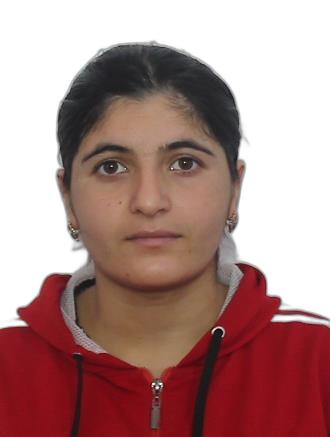
#> input picture src/Back Removed/10111200300057.jpg, 330 x 437 px
$ python -i adjust_hsv.py   (imports and definitions only)
#> lines starting #> are read from the running program, lines starting #| are printed output that depends on the picture
#> in adjust_hsv, `hsv = cv2.cvtColor(img, cv2.COLOR_RGB2HSV)`: hsv: shape (437, 330, 3); mean H, S, V 56.9, 81.7, 174.7
### src/face_colors.py
import cv2
import numpy as np
from PIL import Image

# Load OpenCV’s pre-trained face detector
face_cascade = cv2.CascadeClassifier(cv2.data.haarcascades + "haarcascade_frontalface_default.xml")


def extract_face(image_cv):
    """
    Detects and extracts the biggest face from the image while avoiding hair and clothing.
    Returns the cropped face or None if no face is detected.
    """
    gray = cv2.cvtColor(image_cv, cv2.COLOR_RGB2GRAY)
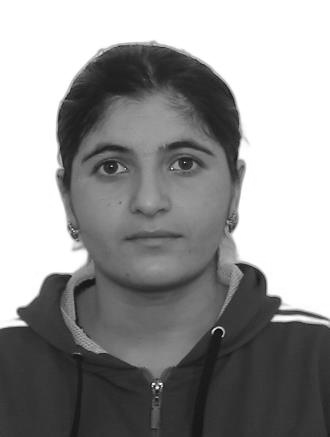
#> gray: shape (437, 330); min 1, max 255, mean 148.8
    faces = face_cascade.detectMultiScale(gray, scaleFactor=1.1, minNeighbors=5, minSize=(30, 30))
#> faces = [[58, 95, 181, 181]]

    if len(faces) == 0:
        print("No face detected")
        return None

    (x, y, w, h) = max(faces, key=lambda f: f[2] * f[3])
#> x = 58; y = 95; w = 181; h = 181
    face_only = image_cv[y + int(0.2 * h): y + int(0.8 * h), x + int(0.1 * w): x + int(0.9 * w)]
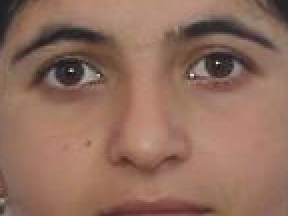
#> face_only: shape (108, 144, 3) (shown 2 times larger); mean R, G, B 145.4, 109.7, 93.6

    return face_only if face_only.size != 0 else None


# [41 lines left out: functions face_brightness, face_contrast, face_saturation, extract_colors, extract_lab_colors, not called in this run]

def extract_hsv_colors(image_cv):
    face = extract_face(image_cv)

    hsv = cv2.cvtColor(face, cv2.COLOR_RGB2HSV)
#> hsv: shape (108, 144, 3); mean H, S, V 13, 89.7, 145.5
    h, s, v = cv2.split(hsv)
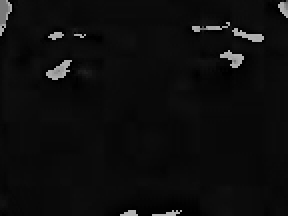
#> h: shape (108, 144) (shown 2 times larger); min 0, max 179, mean 13
#> s: shape (108, 144)
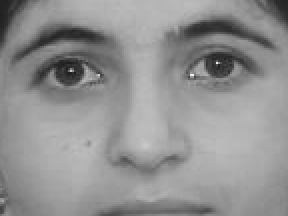
#> v: shape (108, 144) (shown 2 times larger); min 26, max 243, mean 145.5

    s_mean, v_mean = np.mean(s), np.mean(v)
#> s_mean = 89.75; v_mean = 145.5

    return s_mean, v_mean

### src/adjust_hsv.py
import cv2
import numpy as np

from src.face_colors import extract_hsv_colors

# Define target levels
TARGET_BRIGHTNESS = 160
TARGET_CONTRAST = 40
TARGET_SATURATION = 78
TARGET_L = 168
TARGET_A = 140
TARGET_B = 143
TARGET_S = 78
TARGET_V = 192

def adjust_hsv(image):
    img = np.array(image)
    hsv = cv2.cvtColor(img, cv2.COLOR_RGB2HSV)

    h, s, v = cv2.split(hsv)
    face_s, face_v = extract_hsv_colors(img)
#> face_s = 89.75; face_v = 145.5

    face_s_mean, face_v_mean = np.mean(face_s), np.mean(face_v)
#> face_s_mean = 89.75; face_v_mean = 145.5
    s = np.clip(s * (TARGET_S / face_s_mean), 0, 255).astype(np.uint8)
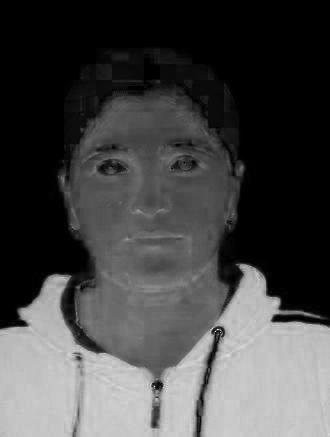
#> s: shape (437, 330); min 0, max 221, mean 70.7
    v = np.clip(v * (TARGET_V / face_v_mean), 0, 255).astype(np.uint8)
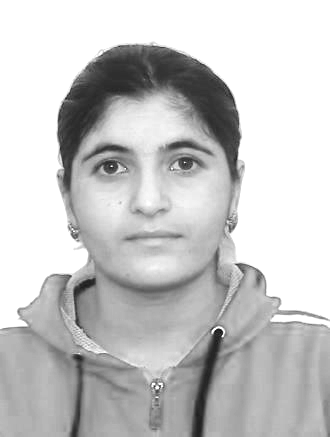
#> v: shape (437, 330); min 5, max 255, mean 198.8

    hsv = cv2.merge([h, s, v])
#> hsv: shape (437, 330, 3); mean H, S, V 56.9, 70.7, 198.8
    corrected_img = cv2.cvtColor(hsv, cv2.COLOR_HSV2RGB)
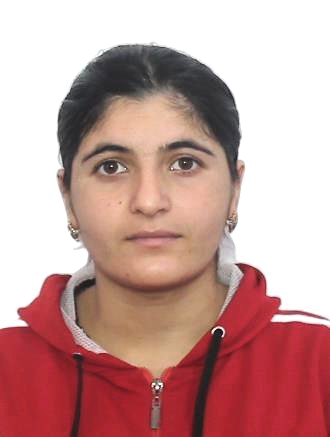
#> corrected_img: shape (437, 330, 3); mean R, G, B 198.5, 156.9, 153.9

    return corrected_img

>>> import cv2
>>> picture = cv2.cvtColor(cv2.imread('Back Removed/10111200300057.jpg'), cv2.COLOR_BGR2RGB)
>>> result = adjust_hsv(picture)

$ run again, on src/Back Removed/10406199801318.jpg
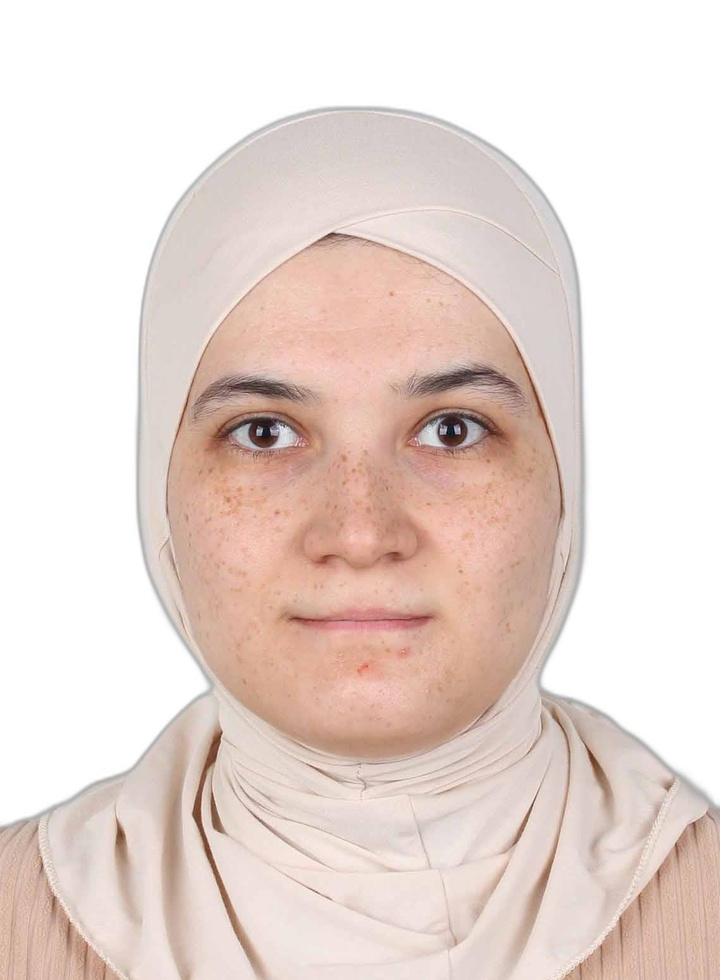
#> input picture src/Back Removed/10406199801318.jpg, 720 x 980 px, shrunk from 1139 x 1549 before the run
#> faces = [[104, 235, 507, 507]]
#> in extract_face, `(x, y, w, h) = max(faces, key=lambda f: f[2] * f[3])`: x = 104; y = 235; w = 507
#> in extract_hsv_colors, `h, s, v = cv2.split(hsv)`:
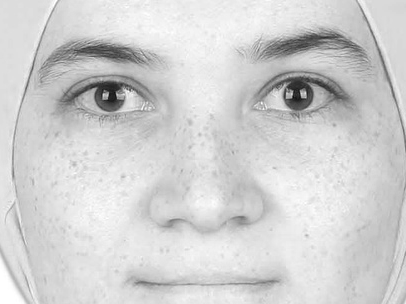
#> v: shape (304, 406); min 12, max 255, mean 208.8
#> s_mean = 69.88; v_mean = 208.8
#> face_s = 69.88; face_v = 208.8
#> face_s_mean = 69.88; face_v_mean = 208.8
#> in adjust_hsv, `corrected_img = cv2.cvtColor(hsv, cv2.COLOR_HSV2RGB)`:
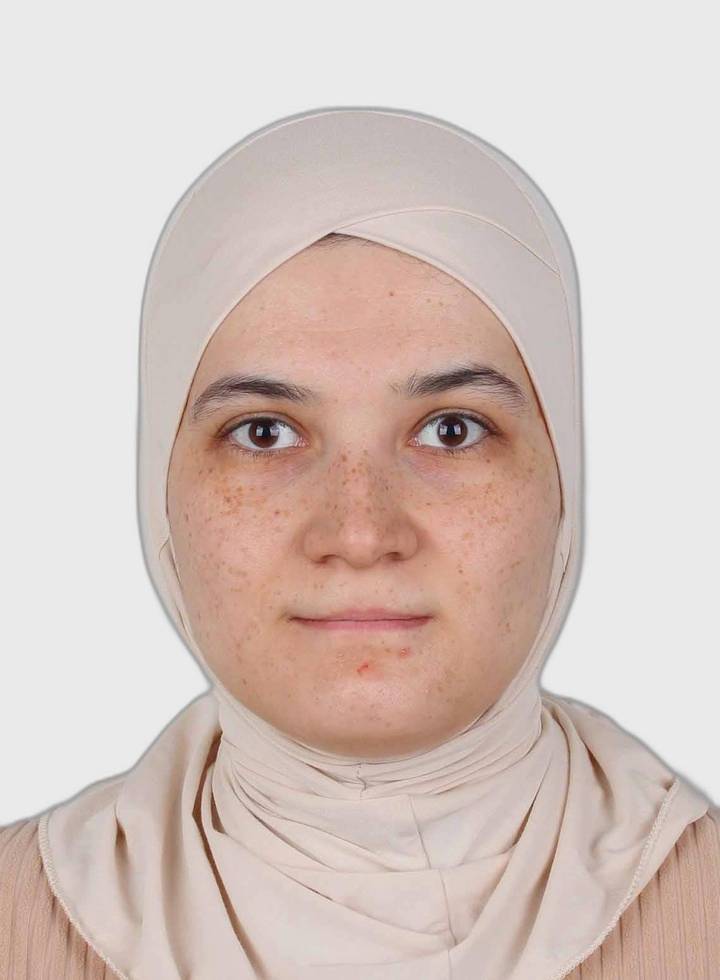
#> corrected_img: shape (980, 720, 3); mean R, G, B 213.2, 196.9, 190.5

$ run again, on src/Back Removed/10411199301683.jpg
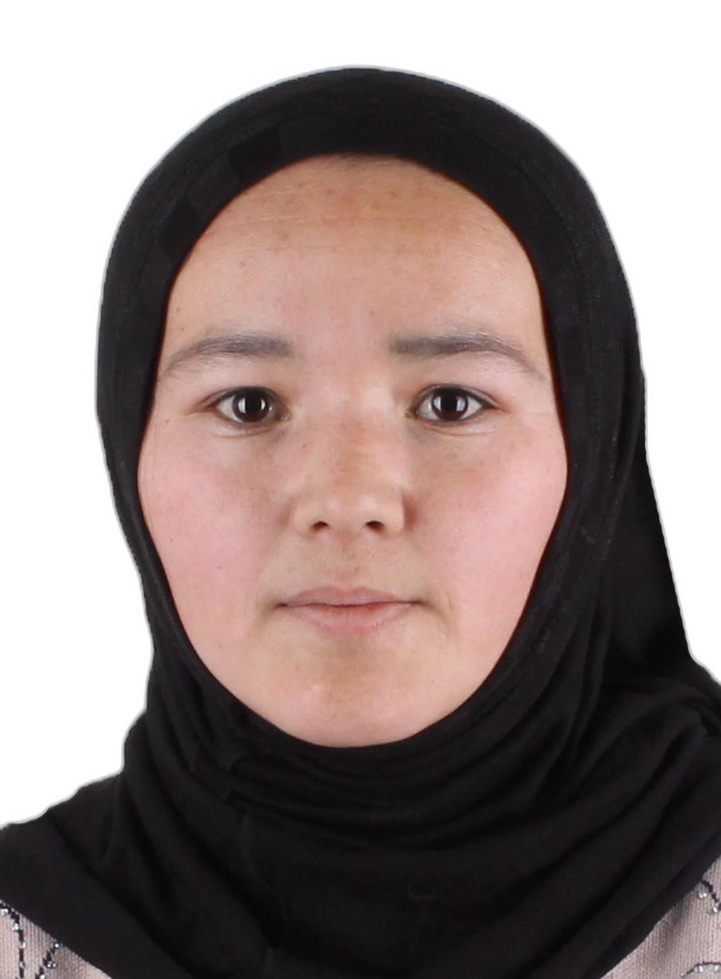
#> input picture src/Back Removed/10411199301683.jpg, 721 x 979 px, shrunk from 1048 x 1424 before the run
#> in extract_face, `gray = cv2.cvtColor(image_cv, cv2.COLOR_RGB2GRAY)`:
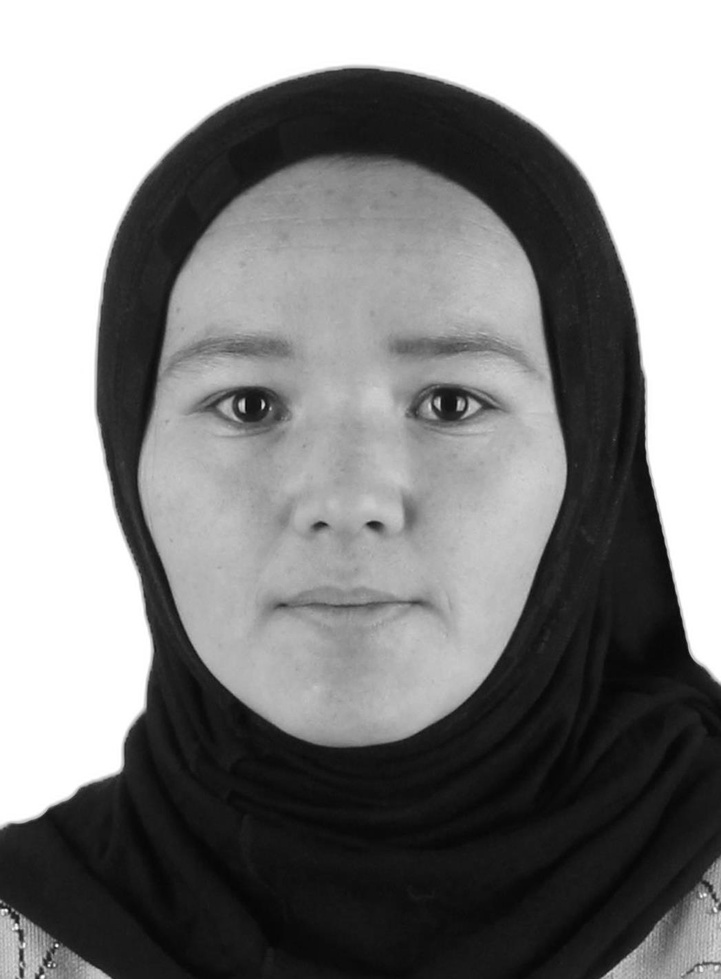
#> gray: shape (979, 721); min 4, max 255, mean 133.3
#> faces = [[80, 186, 544, 544]]
#> in extract_face, `(x, y, w, h) = max(faces, key=lambda f: f[2] * f[3])`: x = 80; y = 186; w = 544
#> in extract_hsv_colors, `h, s, v = cv2.split(hsv)`:
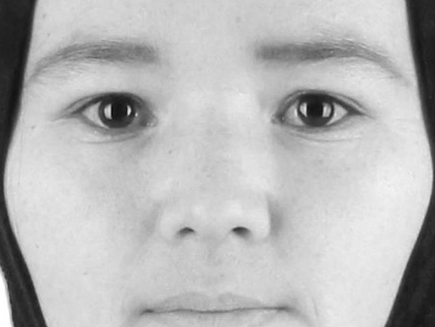
#> v: shape (327, 435); min 11, max 255, mean 184.4
#> s_mean = 70.47; v_mean = 184.4
#> face_s = 70.47; face_v = 184.4
#> face_s_mean = 70.47; face_v_mean = 184.4

$ run again, on src/Back Removed/10611199600052.jpg
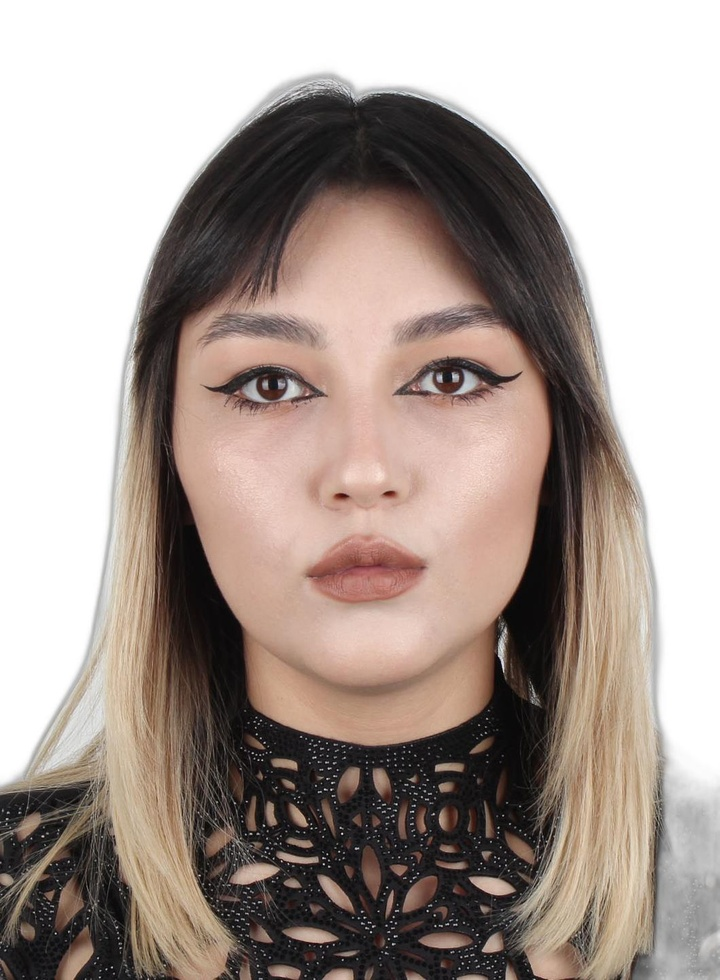
#> input picture src/Back Removed/10611199600052.jpg, 720 x 980 px, shrunk from 1059 x 1441 before the run
#> faces = [[139, 217, 444, 444]]
#> in extract_face, `(x, y, w, h) = max(faces, key=lambda f: f[2] * f[3])`: x = 139; y = 217; w = 444
#> s_mean = 62.83; v_mean = 193.5
#> face_s = 62.83; face_v = 193.5
#> face_s_mean = 62.83; face_v_mean = 193.5
#> in adjust_hsv, `s = np.clip(s * (TARGET_S / face_s_mean), 0, 255).astype(np.uint8)`:
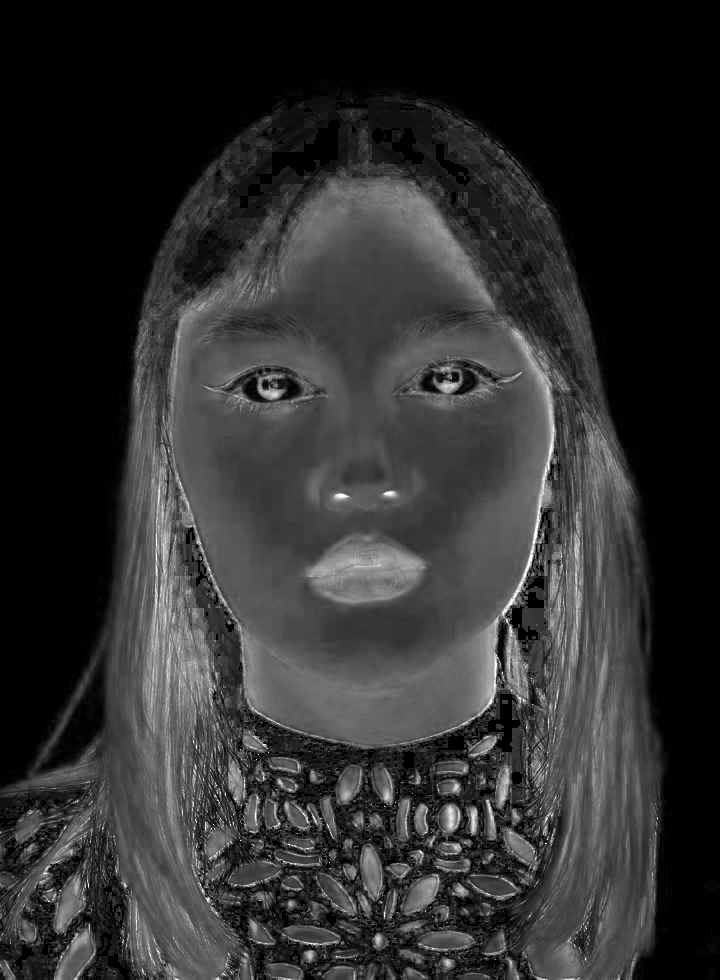
#> s: shape (980, 720); min 0, max 255, mean 46.6
